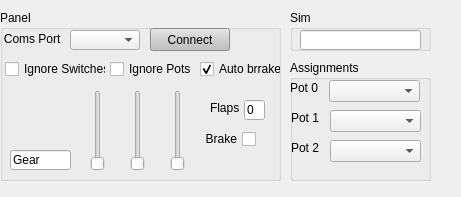
<?xml version="1.0" encoding="UTF-8"?>
<ui version="4.0">
 <class>Frame</class>
 <widget class="QFrame" name="Frame">
  <property name="geometry">
   <rect>
    <x>0</x>
    <y>0</y>
    <width>461</width>
    <height>197</height>
   </rect>
  </property>
  <property name="windowTitle">
   <string>Frame</string>
  </property>
  <widget class="QGroupBox" name="groupBox_2">
   <property name="geometry">
    <rect>
     <x>290</x>
     <y>10</y>
     <width>141</width>
     <height>41</height>
    </rect>
   </property>
   <property name="title">
    <string>Sim</string>
   </property>
   <widget class="QLineEdit" name="txt_SimConnect_status">
    <property name="geometry">
     <rect>
      <x>10</x>
      <y>20</y>
      <width>121</width>
      <height>20</height>
     </rect>
    </property>
   </widget>
  </widget>
  <widget class="QGroupBox" name="groupBox">
   <property name="geometry">
    <rect>
     <x>0</x>
     <y>10</y>
     <width>281</width>
     <height>171</height>
    </rect>
   </property>
   <property name="title">
    <string>Panel</string>
   </property>
   <widget class="QComboBox" name="cmb_panel_port">
    <property name="geometry">
     <rect>
      <x>70</x>
      <y>20</y>
      <width>70</width>
      <height>20</height>
     </rect>
    </property>
    <property name="minimumSize">
     <size>
      <width>50</width>
      <height>20</height>
     </size>
    </property>
    <property name="maximumSize">
     <size>
      <width>80</width>
      <height>16777215</height>
     </size>
    </property>
    <property name="sizeAdjustPolicy">
     <enum>QComboBox::AdjustToMinimumContentsLength</enum>
    </property>
    <property name="minimumContentsLength">
     <number>15</number>
    </property>
   </widget>
   <widget class="QLabel" name="lbl_panel">
    <property name="geometry">
     <rect>
      <x>0</x>
      <y>20</y>
      <width>61</width>
      <height>16</height>
     </rect>
    </property>
    <property name="minimumSize">
     <size>
      <width>50</width>
      <height>0</height>
     </size>
    </property>
    <property name="text">
     <string> Coms Port</string>
    </property>
    <property name="alignment">
     <set>Qt::AlignBottom|Qt::AlignHCenter</set>
    </property>
   </widget>
   <widget class="QPushButton" name="btn_serial_connect">
    <property name="geometry">
     <rect>
      <x>150</x>
      <y>18</y>
      <width>80</width>
      <height>23</height>
     </rect>
    </property>
    <property name="minimumSize">
     <size>
      <width>80</width>
      <height>20</height>
     </size>
    </property>
    <property name="maximumSize">
     <size>
      <width>80</width>
      <height>16777215</height>
     </size>
    </property>
    <property name="styleSheet">
     <string notr="true"> background-color: silver;
color:black;</string>
    </property>
    <property name="text">
     <string>    Connect    </string>
    </property>
   </widget>
   <widget class="QSlider" name="pot_0">
    <property name="geometry">
     <rect>
      <x>90</x>
      <y>80</y>
      <width>16</width>
      <height>81</height>
     </rect>
    </property>
    <property name="maximum">
     <number>255</number>
    </property>
    <property name="orientation">
     <enum>Qt::Vertical</enum>
    </property>
   </widget>
   <widget class="QSlider" name="pot_1">
    <property name="geometry">
     <rect>
      <x>130</x>
      <y>80</y>
      <width>16</width>
      <height>81</height>
     </rect>
    </property>
    <property name="maximum">
     <number>255</number>
    </property>
    <property name="orientation">
     <enum>Qt::Vertical</enum>
    </property>
   </widget>
   <widget class="QSlider" name="pot_2">
    <property name="geometry">
     <rect>
      <x>170</x>
      <y>80</y>
      <width>16</width>
      <height>81</height>
     </rect>
    </property>
    <property name="maximum">
     <number>255</number>
    </property>
    <property name="orientation">
     <enum>Qt::Vertical</enum>
    </property>
   </widget>
   <widget class="QCheckBox" name="chk_brake">
    <property name="geometry">
     <rect>
      <x>205</x>
      <y>120</y>
      <width>51</width>
      <height>18</height>
     </rect>
    </property>
    <property name="layoutDirection">
     <enum>Qt::RightToLeft</enum>
    </property>
    <property name="text">
     <string>Brake</string>
    </property>
   </widget>
   <widget class="QLabel" name="label">
    <property name="geometry">
     <rect>
      <x>210</x>
      <y>90</y>
      <width>31</width>
      <height>16</height>
     </rect>
    </property>
    <property name="text">
     <string>Flaps</string>
    </property>
   </widget>
   <widget class="QLineEdit" name="txt_gear">
    <property name="geometry">
     <rect>
      <x>10</x>
      <y>140</y>
      <width>61</width>
      <height>20</height>
     </rect>
    </property>
    <property name="text">
     <string>Gear</string>
    </property>
   </widget>
   <widget class="QCheckBox" name="chk_disable_switches">
    <property name="geometry">
     <rect>
      <x>5</x>
      <y>50</y>
      <width>101</width>
      <height>18</height>
     </rect>
    </property>
    <property name="text">
     <string>Ignore Switches</string>
    </property>
   </widget>
   <widget class="QCheckBox" name="chk_disable_pots">
    <property name="geometry">
     <rect>
      <x>110</x>
      <y>50</y>
      <width>91</width>
      <height>18</height>
     </rect>
    </property>
    <property name="text">
     <string>Ignore Pots</string>
    </property>
   </widget>
   <widget class="QCheckBox" name="chk_auto_brake">
    <property name="geometry">
     <rect>
      <x>200</x>
      <y>50</y>
      <width>81</width>
      <height>18</height>
     </rect>
    </property>
    <property name="text">
     <string>Auto brrake</string>
    </property>
    <property name="checked">
     <bool>true</bool>
    </property>
   </widget>
   <widget class="QLineEdit" name="txt_flaps">
    <property name="geometry">
     <rect>
      <x>244</x>
      <y>90</y>
      <width>21</width>
      <height>20</height>
     </rect>
    </property>
    <property name="text">
     <string>0</string>
    </property>
   </widget>
  </widget>
  <widget class="QGroupBox" name="groupBox_3">
   <property name="geometry">
    <rect>
     <x>290</x>
     <y>60</y>
     <width>141</width>
     <height>121</height>
    </rect>
   </property>
   <property name="title">
    <string>Assignments</string>
   </property>
   <widget class="QLabel" name="label_2">
    <property name="geometry">
     <rect>
      <x>0</x>
      <y>20</y>
      <width>31</width>
      <height>16</height>
     </rect>
    </property>
    <property name="text">
     <string>Pot 0</string>
    </property>
   </widget>
   <widget class="QComboBox" name="cmb_pot_0">
    <property name="geometry">
     <rect>
      <x>39</x>
      <y>20</y>
      <width>91</width>
      <height>22</height>
     </rect>
    </property>
   </widget>
   <widget class="QLabel" name="label_3">
    <property name="geometry">
     <rect>
      <x>1</x>
      <y>50</y>
      <width>31</width>
      <height>16</height>
     </rect>
    </property>
    <property name="text">
     <string>Pot 1</string>
    </property>
   </widget>
   <widget class="QComboBox" name="cmb_pot_1">
    <property name="geometry">
     <rect>
      <x>40</x>
      <y>50</y>
      <width>91</width>
      <height>22</height>
     </rect>
    </property>
   </widget>
   <widget class="QLabel" name="label_4">
    <property name="geometry">
     <rect>
      <x>1</x>
      <y>80</y>
      <width>31</width>
      <height>16</height>
     </rect>
    </property>
    <property name="text">
     <string>Pot 2</string>
    </property>
   </widget>
   <widget class="QComboBox" name="cmb_pot_2">
    <property name="geometry">
     <rect>
      <x>40</x>
      <y>80</y>
      <width>91</width>
      <height>22</height>
     </rect>
    </property>
   </widget>
  </widget>
 </widget>
 <resources/>
 <connections/>
</ui>
